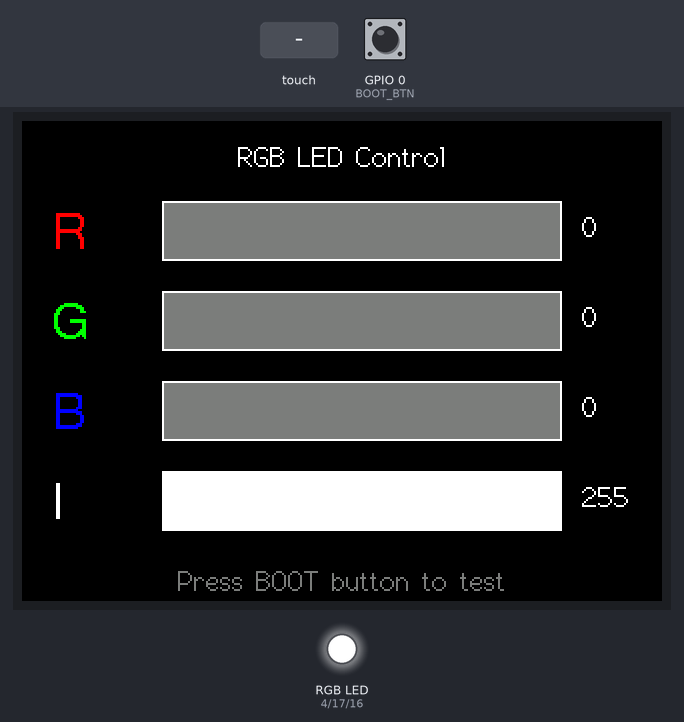
The sketch below on a simulated ESP32. Parts: 320×240 colour display, an RGB LED mixed from three pins (HIGH = lit). Inputs (shaded band) come from the test bench; at power-on: GPIO 0 (BOOT_BTN) HIGH.

Above: at 1.4 s.
1.5 s: GPIO 0 (BOOT_BTN) pulled LOW for 0.15 s
At 1.58 s:
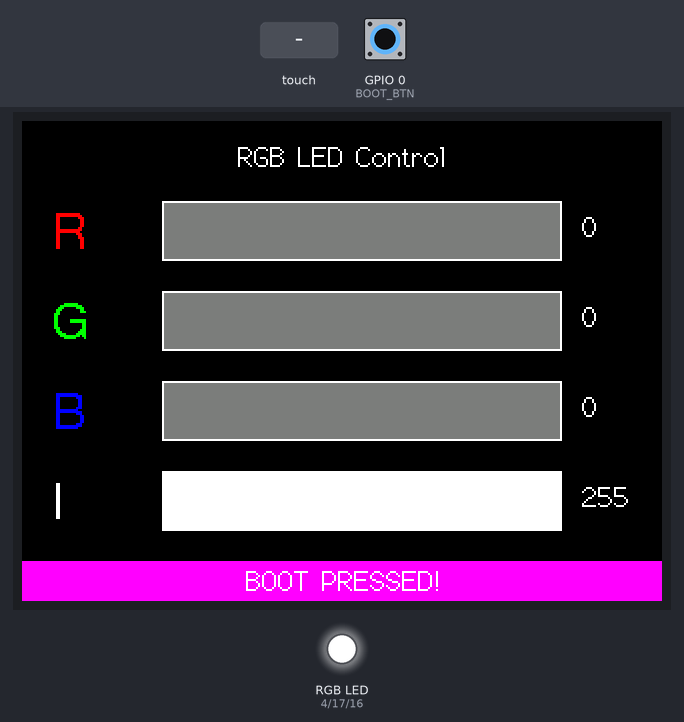
3.1 s: touch panel pressed at 38 % / 30 % of its raw x / y range
At 3.9 s:
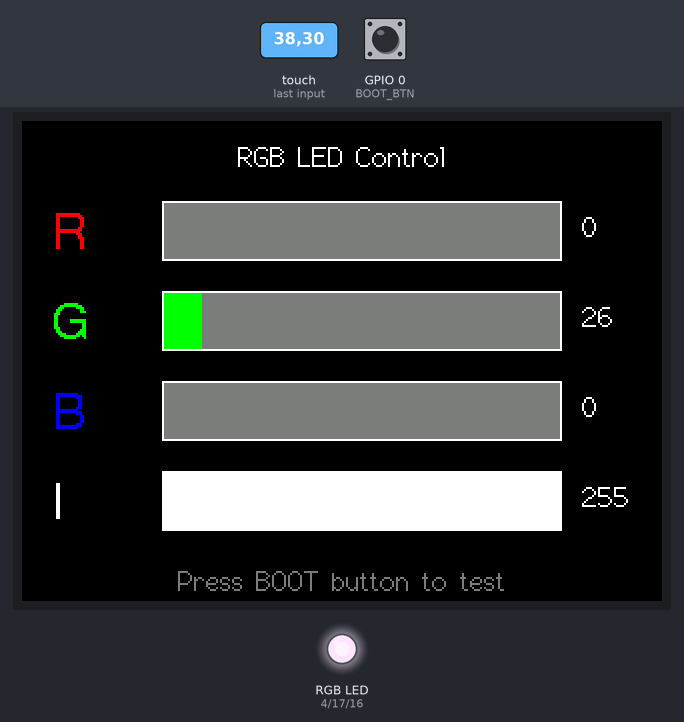
4.6 s: touch panel pressed at 62 % / 30 % of its raw x / y range
At 5.0 s:
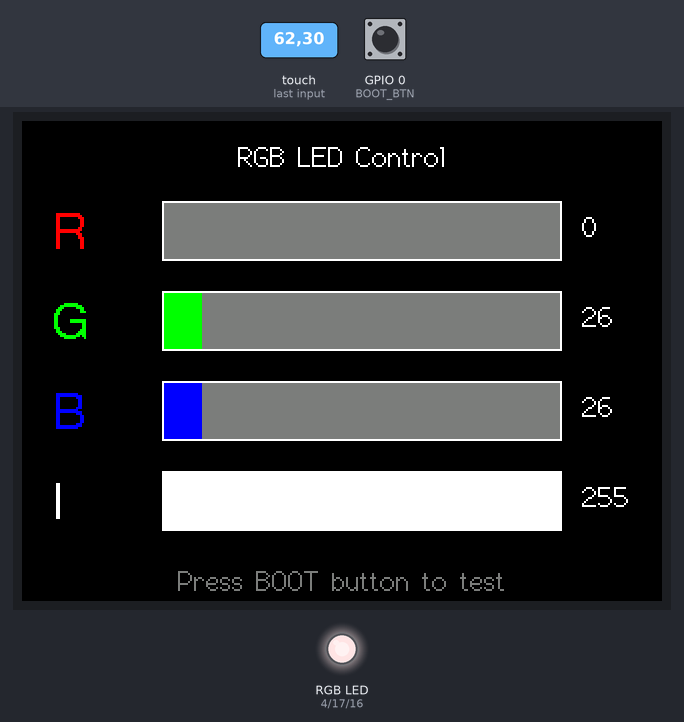
6.1 s: touch panel pressed at 38 % / 50 % of its raw x / y range
At 7.3 s:
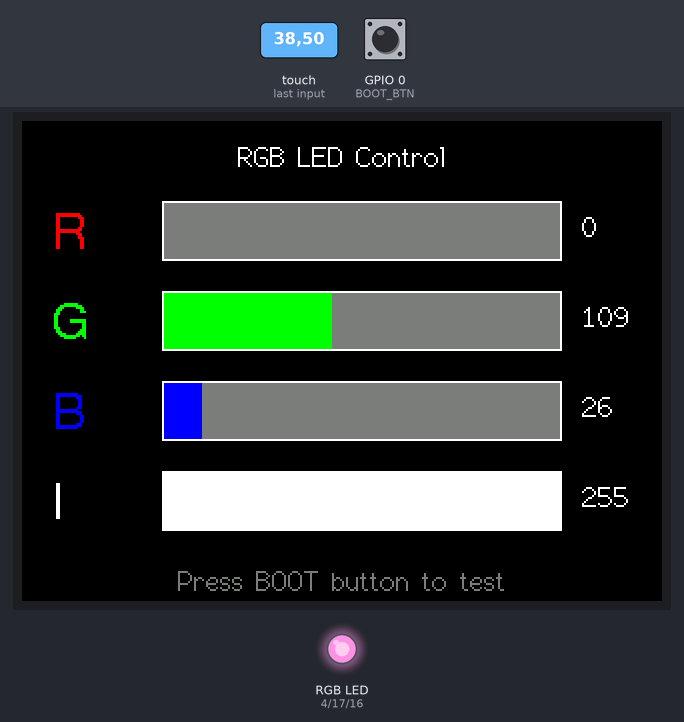
7.6 s: touch panel pressed at 62 % / 50 % of its raw x / y range
At 8.6 s:
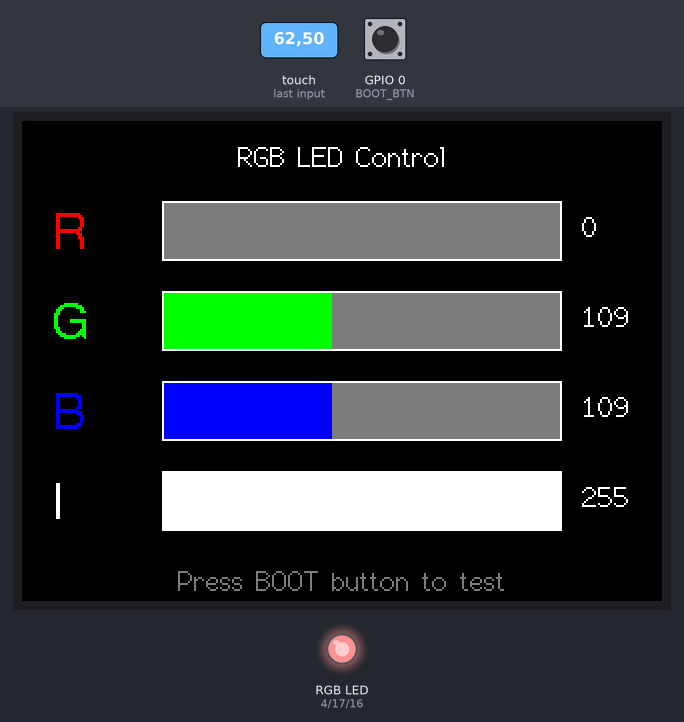
9.1 s: touch panel pressed at 38 % / 70 % of its raw x / y range
At 9.8 s:
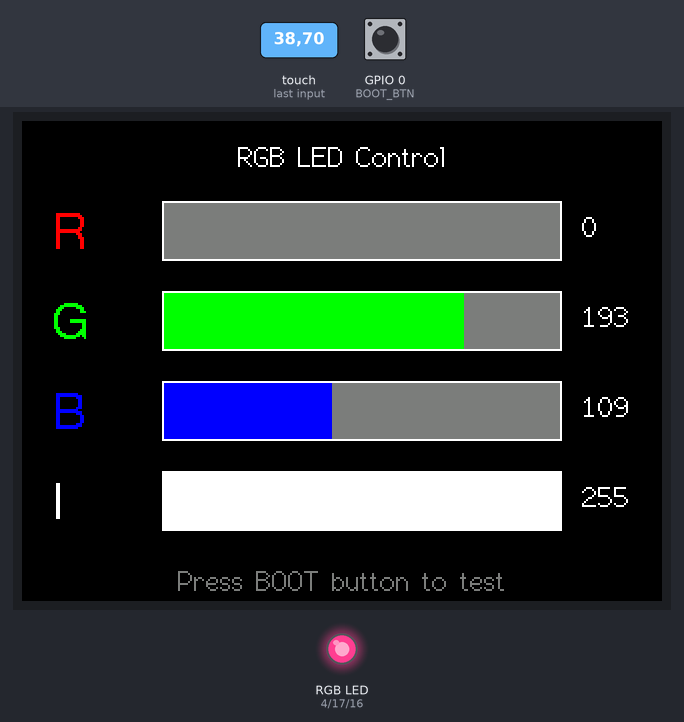
Timing chart, 0 to 11.6 s (numbered marks = the images above; inputs shaded):
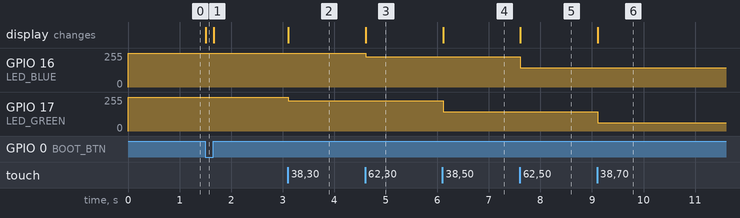

The sketch:

CYD_RGB_Slider_Demo.ino
```cpp
/*
 * CYD 2.4R USBC - RGB LED Slider Demo
 * Board: DIYTZT ESP32 2.4" TFT 240x320 with Touch
 *
 * Control RGB LED with 4 sliders: Red, Green, Blue, and Intensity
 * Press BOOT button to see indicator
 */

#include <SPI.h>
#include <TFT_eSPI.h>
#include <XPT2046_Touchscreen.h>

#include "soc/soc.h"
#include "soc/rtc_cntl_reg.h"

TFT_eSPI tft = TFT_eSPI();

// Touchscreen pins
#define XPT2046_IRQ   36
#define XPT2046_MOSI  13
#define XPT2046_MISO  12
#define XPT2046_CLK   14
#define XPT2046_CS    33

// BOOT button on GPIO 0
#define BOOT_BTN 0

// RGB LED pins (active LOW: 0=ON, 1=OFF)
#define LED_RED   4
#define LED_GREEN 17
#define LED_BLUE  16

// PWM settings
#define PWM_FREQ  5000
#define PWM_RES   8

SPIClass touchscreenSPI = SPIClass(HSPI);
XPT2046_Touchscreen touchscreen(XPT2046_CS, XPT2046_IRQ);

// Landscape mode
#define SCREEN_WIDTH  320
#define SCREEN_HEIGHT 240
#define ROTATION      1

// Slider values (0-255)
int redVal = 0;
int greenVal = 0;
int blueVal = 0;
int intensityVal = 255;  // Start at full intensity

// Slider layout
#define SLIDER_X      70
#define SLIDER_W      200
#define SLIDER_H      30
#define SLIDER_GAP    45

int sliderY[] = {40, 85, 130, 175};  // Y positions for R, G, B, Intensity
uint16_t sliderColors[] = {TFT_RED, TFT_GREEN, TFT_BLUE, TFT_WHITE};
const char* sliderLabels[] = {"R", "G", "B", "I"};

// Update the RGB LED
void updateLED() {
  // Apply intensity scaling
  float scale = intensityVal / 255.0;

  // Invert for active LOW (255 = off, 0 = full on)
  int r = 255 - (int)(redVal * scale);
  int g = 255 - (int)(greenVal * scale);
  int b = 255 - (int)(blueVal * scale);

  ledcWrite(LED_RED, r);
  ledcWrite(LED_GREEN, g);
  ledcWrite(LED_BLUE, b);
}

// Draw a single slider
void drawSlider(int index) {
  int y = sliderY[index];
  int val;

  switch(index) {
    case 0: val = redVal; break;
    case 1: val = greenVal; break;
    case 2: val = blueVal; break;
    case 3: val = intensityVal; break;
  }

  // Label
  tft.setTextColor(sliderColors[index], TFT_BLACK);
  tft.drawString(sliderLabels[index], 15, y + 5, 4);

  // Slider background
  tft.fillRect(SLIDER_X, y, SLIDER_W, SLIDER_H, TFT_DARKGREY);

  // Filled portion
  int fillW = map(val, 0, 255, 0, SLIDER_W);
  tft.fillRect(SLIDER_X, y, fillW, SLIDER_H, sliderColors[index]);

  // Border
  tft.drawRect(SLIDER_X, y, SLIDER_W, SLIDER_H, TFT_WHITE);

  // Value text
  tft.fillRect(SLIDER_X + SLIDER_W + 5, y, 45, SLIDER_H, TFT_BLACK);
  tft.setTextColor(TFT_WHITE, TFT_BLACK);
  tft.drawString(String(val), SLIDER_X + SLIDER_W + 10, y + 5, 2);
}

// Draw all sliders
void drawAllSliders() {
  for (int i = 0; i < 4; i++) {
    drawSlider(i);
  }
}

// Check which slider is touched and update value
int handleSliderTouch(int x, int y) {
  for (int i = 0; i < 4; i++) {
    int sy = sliderY[i];
    if (y >= sy - 5 && y <= sy + SLIDER_H + 5 &&
        x >= SLIDER_X && x <= SLIDER_X + SLIDER_W) {
      // Calculate new value
      int newVal = map(x, SLIDER_X, SLIDER_X + SLIDER_W, 0, 255);
      newVal = constrain(newVal, 0, 255);

      switch(i) {
        case 0: redVal = newVal; break;
        case 1: greenVal = newVal; break;
        case 2: blueVal = newVal; break;
        case 3: intensityVal = newVal; break;
      }
      return i;
    }
  }
  return -1;
}

// Show BOOT pressed indicator
void showBootPressed() {
  tft.fillRect(0, 220, SCREEN_WIDTH, 20, TFT_MAGENTA);
  tft.setTextColor(TFT_WHITE, TFT_MAGENTA);
  tft.drawCentreString("BOOT PRESSED!", SCREEN_WIDTH / 2, 222, 2);
}

// Show hint when BOOT not pressed
void showBootHint() {
  tft.fillRect(0, 220, SCREEN_WIDTH, 20, TFT_BLACK);
  tft.setTextColor(TFT_DARKGREY, TFT_BLACK);
  tft.drawCentreString("Press BOOT button to test", SCREEN_WIDTH / 2, 222, 2);
}

void setup() {
  Serial.begin(115200);
  WRITE_PERI_REG(RTC_CNTL_BROWN_OUT_REG, 0);

  // Setup BOOT button
  pinMode(BOOT_BTN, INPUT_PULLUP);

  // Setup RGB LED with PWM
  ledcAttach(LED_RED, PWM_FREQ, PWM_RES);
  ledcAttach(LED_GREEN, PWM_FREQ, PWM_RES);
  ledcAttach(LED_BLUE, PWM_FREQ, PWM_RES);
  ledcWrite(LED_RED, 255);   // Off
  ledcWrite(LED_GREEN, 255); // Off
  ledcWrite(LED_BLUE, 255);  // Off

  touchscreenSPI.begin(XPT2046_CLK, XPT2046_MISO, XPT2046_MOSI, XPT2046_CS);
  touchscreen.begin(touchscreenSPI);

  tft.init();
  tft.setRotation(ROTATION);
  tft.invertDisplay(true);
  tft.fillScreen(TFT_BLACK);

  // Title
  tft.setTextColor(TFT_WHITE, TFT_BLACK);
  tft.drawCentreString("RGB LED Control", SCREEN_WIDTH / 2, 10, 2);

  drawAllSliders();

  // Show BOOT button hint
  showBootHint();
}

void loop() {
  // Check BOOT button - show message while held
  if (digitalRead(BOOT_BTN) == LOW) {
    showBootPressed();
    while (digitalRead(BOOT_BTN) == LOW) {
      delay(10);
    }
    showBootHint();
  }

  // Check touchscreen
  if (touchscreen.tirqTouched() && touchscreen.touched()) {
    TS_Point p = touchscreen.getPoint();

    // Landscape calibration
    int x = map(p.y, 320, 3800, 1, 320);
    int y = map(p.x, 240, 3700, 1, 240);

    // Handle slider touch
    int sliderIdx = handleSliderTouch(x, y);
    if (sliderIdx >= 0) {
      drawSlider(sliderIdx);
      updateLED();
    }

    delay(30);
  }
}
```

Measured:
- after the input at 1.5 s, the display: changes at once (image 1)
- after the input at 3.1 s, GPIO 17 (LED_GREEN): 255/255 → 228/255 at once; the display: changes at once (image 2)
- after the input at 4.6 s, GPIO 16 (LED_BLUE): 255/255 → 228/255 at once; the display: changes at once (image 3)
- after the input at 6.1 s, GPIO 17 (LED_GREEN): 228/255 → 145/255 at once; the display: changes at once (image 4)
- after the input at 7.6 s, GPIO 16 (LED_BLUE): 228/255 → 145/255 at once; the display: changes at once (image 5)
- after the input at 9.1 s, GPIO 17 (LED_GREEN): 145/255 → 62/255 at once; the display: changes at once (image 6)
